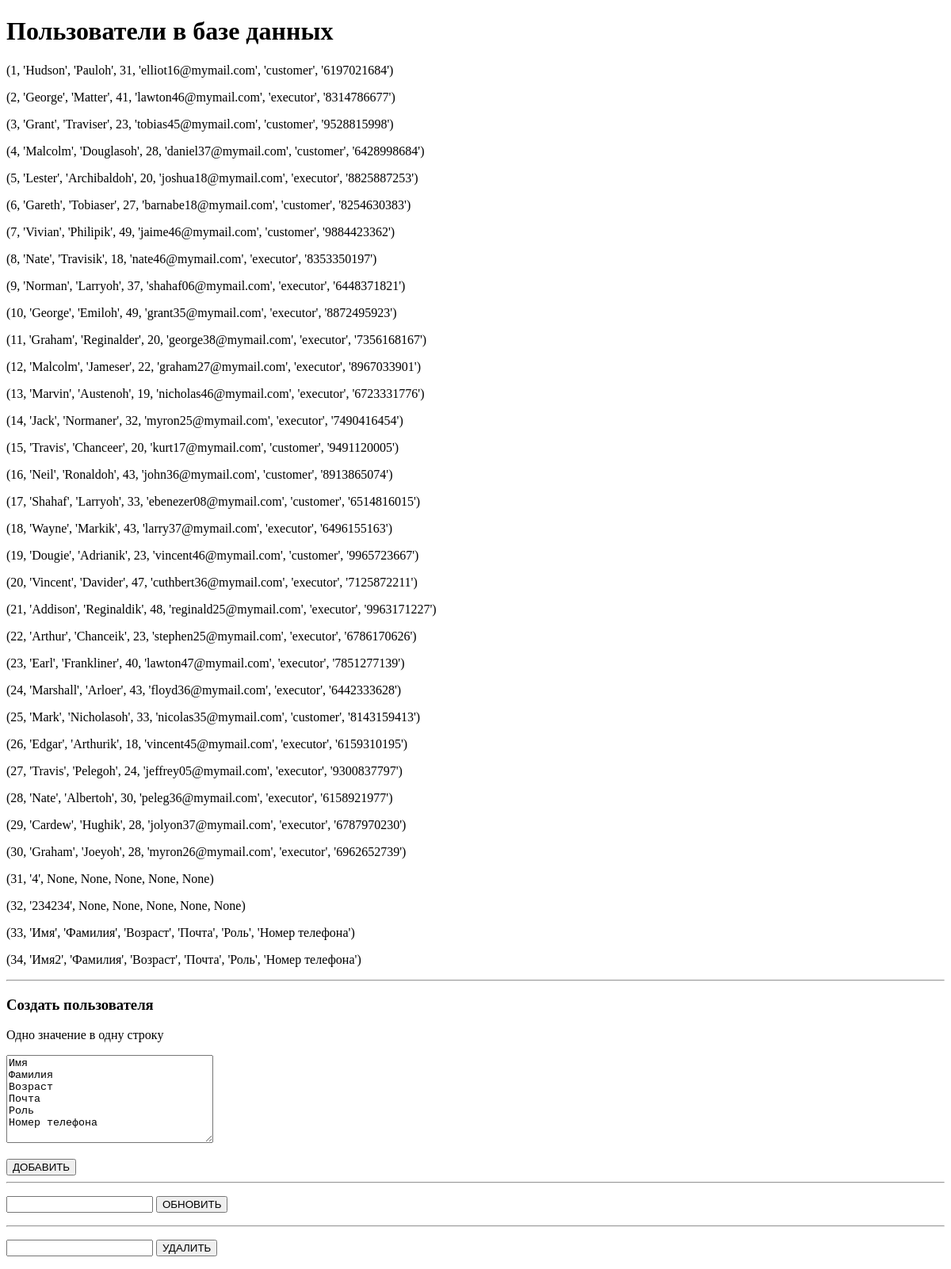
/users, run on an earlier commit of the app's database.
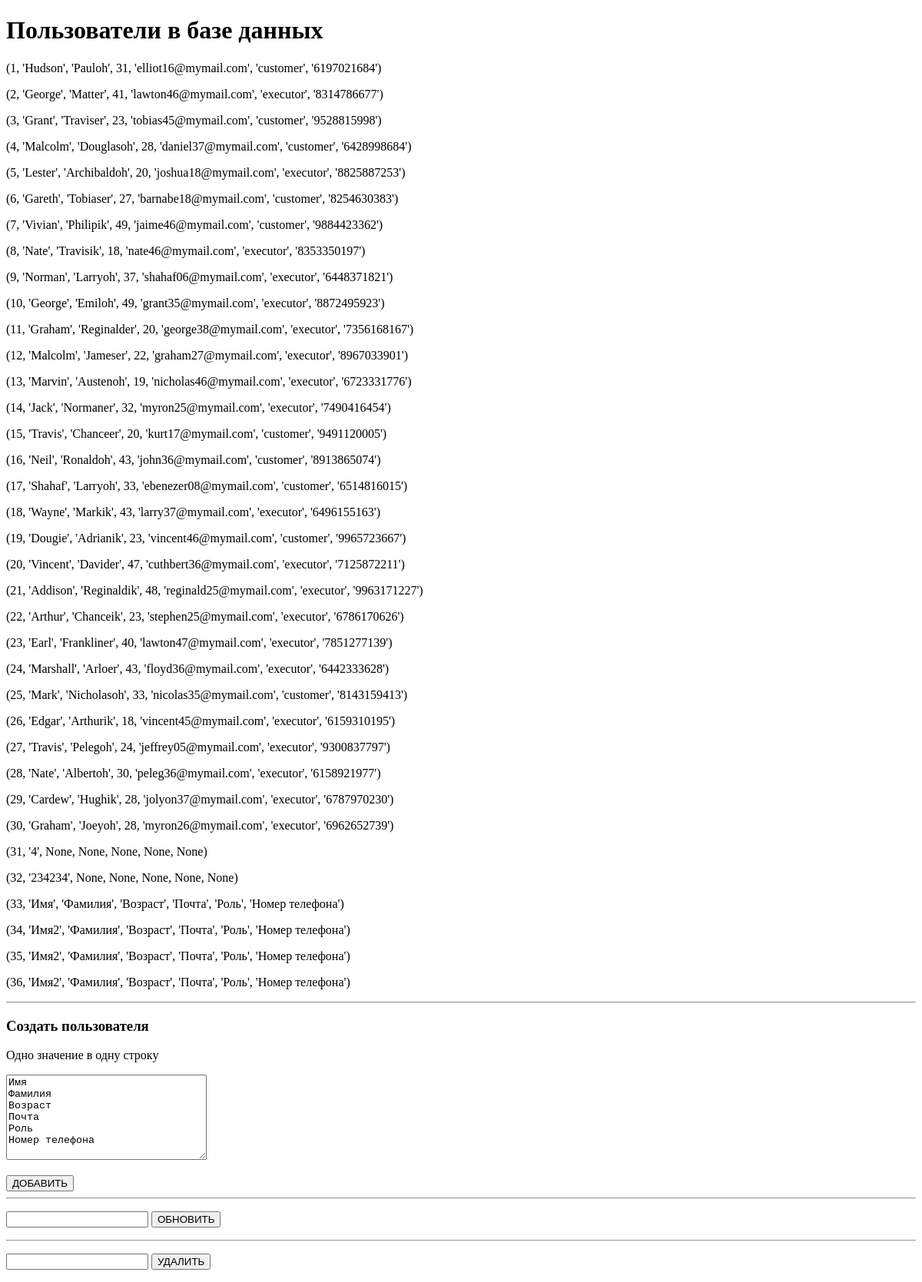
And on a later commit of the database.
### create_update_tables.py (models this page shows)
class User(db.Model):
    __tablename__ = "user"
    id = db.Column(db.Integer, primary_key=True)
    first_name = db.Column(db.Text)
    last_name = db.Column(db.Text)
    age = db.Column(db.Integer)
    email = db.Column(db.Text)
    role = db.Column(db.Text)
    phone = db.Column(db.Text)

### main.py (the view)
@app.route("/users", methods=["GET", "POST"])
def add_user():
    try:
        list_rows = request.values["list_rows"].strip().split("\r\n")
        user_class = User(
            first_name=list_rows[0],
            last_name=list_rows[1],
            age=list_rows[2],
            email=list_rows[3],
            role=list_rows[4],
            phone=list_rows[5])
        with db.session.begin():
            db.session.add(user_class)
        db.session.commit()
        return render_template("users_main.html", text_main=get_route_all("user"))
    except:
        return render_template("users_main.html", text_main = get_route_all("user"))

### main.py (called while the page is built)
def get_route_all(name_table):
    result = []
    con = sqlite3.connect("lesson16.db")
    cur = con.cursor()
    sqlite_query = f"""SELECT * FROM `{name_table}`"""
    cur.execute(sqlite_query)
    result = cur.fetchall()
    con.close()
    return result

### templates/users_main.html (shortened to what this page needs)
<!DOCTYPE html>
<html lang="ru">
<head>
</head>
<body>
<main>
<form action="/users" method="post">
    <body>
    <div>
        <h1>Пользователи в базе данных</h1>
        {% for user in text_main %}
            <p>{{ user }}</p>
        {% endfor %}
    </div>
    <hr>
    <div>
        <h3>Создать пользователя</h3>
        <p>Одно значение в одну строку</p>
        <p><textarea rows="7" cols="30" name="list_rows">
Имя
Фамилия
Возраст
Почта
Роль
Номер телефона
        </textarea></p>
        <input type="submit" value="ДОБАВИТЬ" class="button" name="list_rows">
    </div>
    <div>
        <hr>
        <p>
        <input type="text" name="upd_user">
        <input type="submit" value="ОБНОВИТЬ" class="button" name="upd_user">
        </p>
    </div>
    <hr>
    <div>
        <p>
        <input type="text" name="del_user">
        <input type="submit" value="УДАЛИТЬ" class="button" name="del_user">
        </p>
    </div>
    </body>
</form>
</main>
</body>
</html>

What changed in the data, as far as the page shows it:
added User: user "(35, 'Имя2', 'Фамилия', 'Возраст', 'Почта', 'Роль', 'Номер телефона')"
added User: user "(36, 'Имя2', 'Фамилия', 'Возраст', 'Почта', 'Роль', 'Номер телефона')"
